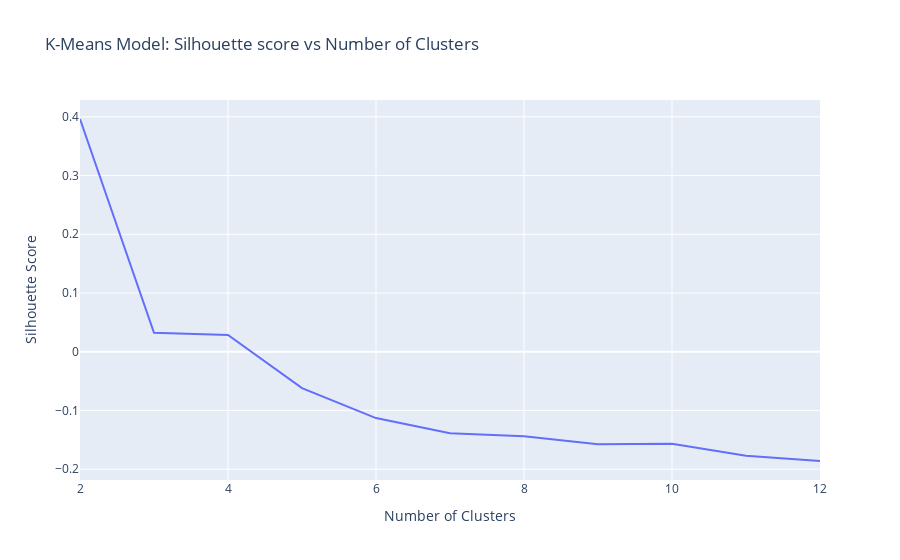

The notebook cell this image was saved under:
### Markdown cell above
You can see that the line starts to flatten out around 4 or 5 clusters.

### Code cell
# Create a line plot of `silhouette_scores` vs `n_clusters`
fig = px.line(
    x=n_clusters,
    y=silhouette_scores, 
    title="K-Means Model: Silhouette score vs Number of Clusters"
)
fig.update_layout(xaxis_title="Number of Clusters", yaxis_title="Silhouette Score")

fig.show()

### Figure 1 — Plotly figure (JSON) as saved in the notebook; plotly's stock layout.template omitted (floating-point values rounded to 4 significant figures)
{"data": [{"hovertemplate": "x=%{x}<br>y=%{y}<extra></extra>", "legendgroup": "", "line": {"color": "#636efa", "dash": "solid"}, "marker": {"symbol": "circle"}, "mode": "lines", "name": "", "orientation": "v", "showlegend": false, "type": "scatter", "x": [2, 3, 4, 5, 6, 7, 8, 9, 10, 11, 12], "xaxis": "x", "y": [0.3963, 0.03227, 0.02866, -0.06194, -0.113, -0.1389, -0.144, -0.1575, -0.1566, -0.177, -0.186], "yaxis": "y"}], "layout": {"legend": {"tracegroupgap": 0}, "title": {"text": "K-Means Model: Silhouette score vs Number of Clusters"}, "xaxis": {"anchor": "y", "domain": [0, 1], "title": {"text": "Number of Clusters"}}, "yaxis": {"anchor": "x", "domain": [0, 1], "title": {"text": "Silhouette Score"}}}}
